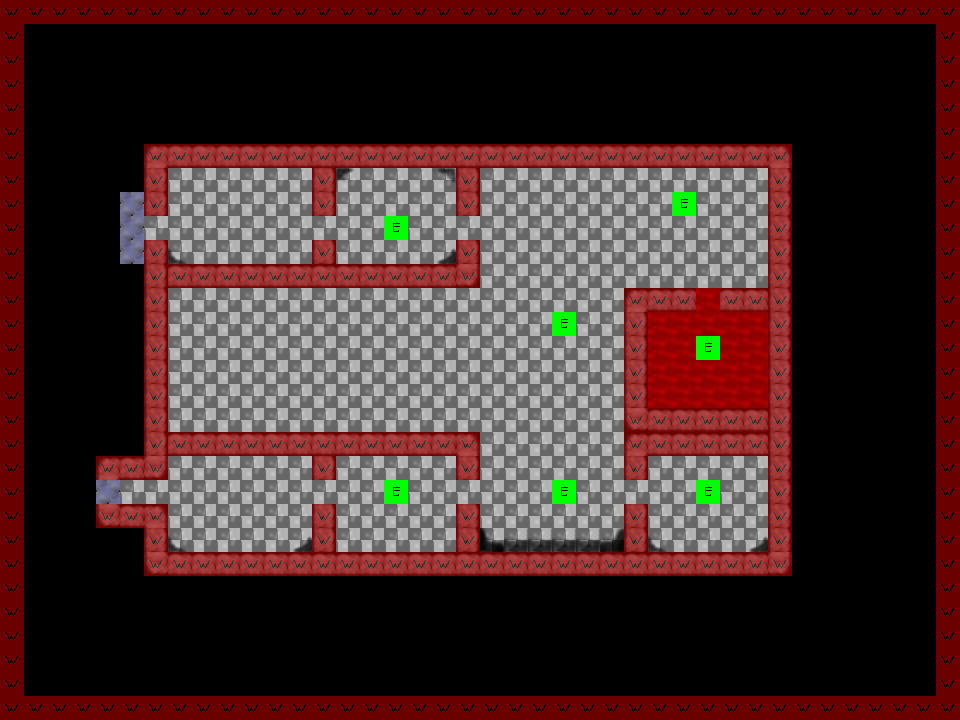

This game map was drawn from its Tiled (.tmx) file and the tilesets committed beside it. A one-line description and the trimmed map source follow:
An orthogonal 40x30 tile map with 24x24 px tiles, 4 tile layers (Background, Walkable, Foreground, Searches) and 19 objects (3x ai-1, cam-1, door-2, player-1, controller-1, ...).

<map version="1.0" orientation="orthogonal" renderorder="right-down" width="40" height="30" tilewidth="24" tileheight="24" nextobjectid="109">
 <tileset firstgid="1" name="level-tilesheet" tilewidth="24" tileheight="24" tilecount="40" columns="5">
  <image source="../graphics/level-tilesheet.png" width="120" height="192" />
 </tileset>
 <layer name="Background" width="40" height="30">
  <properties>
   <property name="type" value="visual" />
  </properties>
  <data>[1200 cells, 495 non-empty, 9 distinct tile ids]</data>
 </layer>
 <layer name="Walkable" width="40" height="30" opacity="0.42">
  <properties>
   <property name="type" value="movement" />
  </properties>
  <data>[1200 cells, 286 non-empty, 1 distinct tile ids]</data>
 </layer>
 <objectgroup name="Objects">
  <object id="34" name="cam-1" gid="1" x="555.763" y="187.9" width="24" height="24">
   <properties>
    <property name="angle" type="float" value="180" />
    <property name="controlled-by" value="controller-2" />
    <property name="type" value="camera" />
   </properties>
  </object>
  <object id="36" name="door-2" gid="4" x="456.043" y="502.763" width="24" height="24">
   <properties>
    <property name="angle" type="float" value="90" />
    <property name="controlled-by" value="controller-1" />
    <property name="type" value="door" />
   </properties>
  </object>
  <object id="50" name="player-1" gid="2" x="182.978" y="511.097" width="24" height="24">
   <properties>
    <property name="active" type="int" value="1" />
    <property name="type" value="player" />
   </properties>
  </object>
  <object id="51" name="controller-1" gid="10" x="387.917" y="190.696" width="24" height="24">
   <properties>
    <property name="type" value="controller" />
   </properties>
  </object>
  <object id="55" name="device" gid="11" x="736.666" y="402.499" width="24" height="24">
   <properties>
    <property name="type" value="doomsday-device" />
   </properties>
  </object>
  <object id="58" name="level-exit-1" gid="4" x="94.548" y="500.554" width="24" height="24">
   <properties>
    <property name="angle" type="float" value="90" />
    <property name="type" value="exit" />
   </properties>
  </object>
  <object id="59" name="door-1" gid="4" x="310.86" y="502.136" width="24" height="24">
   <properties>
    <property name="angle" type="float" value="90" />
    <property name="controlled-by" value="" />
    <property name="type" value="door" />
   </properties>
  </object>
  <object id="60" name="level-exit-2" gid="4" x="142.881" y="236.566" width="24" height="24">
   <properties>
    <property name="angle" type="float" value="90" />
    <property name="type" value="exit" />
   </properties>
  </object>
  <object id="62" name="door-91" gid="4" x="143.315" y="500.2" width="24" height="24">
   <properties>
    <property name="always-working" type="bool" value="true" />
    <property name="angle" type="float" value="90" />
    <property name="controlled-by" value="controller-2" />
    <property name="type" value="door" />
   </properties>
  </object>
  <object id="63" name="door-4" gid="4" x="696.352" y="305.038" width="24" height="24">
   <properties>
    <property name="angle" type="float" value="0" />
    <property name="controlled-by" value="controller-2" />
    <property name="type" value="door" />
   </properties>
  </object>
  <object id="67" name="door-9" gid="4" x="622.02" y="503.018" width="24" height="24">
   <properties>
    <property name="angle" type="float" value="90" />
    <property name="controlled-by" value="" />
    <property name="type" value="door" />
   </properties>
  </object>
  <object id="69" name="controller-2" gid="10" x="702.715" y="547.243" width="24" height="24">
   <properties>
    <property name="type" value="controller" />
   </properties>
  </object>
  <object id="102" name="player-2" gid="2" x="226.732" y="240.718" width="24" height="24">
   <properties>
    <property name="active" type="int" value="0" />
    <property name="type" value="player" />
   </properties>
  </object>
  <object id="104" name="controller-3" gid="10" x="385.466" y="550.237" width="24" height="24">
   <properties>
    <property name="initial-state" type="bool" value="true" />
    <property name="type" value="controller" />
   </properties>
  </object>
  <object id="106" name="door-6" gid="4" x="456.019" y="236.57" width="24" height="24">
   <properties>
    <property name="angle" type="float" value="90" />
    <property name="controlled-by" value="" />
    <property name="type" value="door" />
   </properties>
  </object>
  <object id="108" name="door-3" gid="4" x="312" y="236" width="24" height="24">
   <properties>
    <property name="always-working" type="bool" value="true" />
    <property name="angle" type="float" value="90" />
    <property name="controlled-by" value="controller-3" />
    <property name="type" value="door" />
   </properties>
  </object>
 </objectgroup>
 <objectgroup name="AIs">
  <object id="107" name="ai-1" gid="3" x="310.413" y="364.495" width="24" height="24">
   <properties>
    <property name="initial-state" value="none" />
    <property name="initial-tiredness" value="0" />
    <property name="type" value="ai" />
   </properties>
  </object>
 </objectgroup>
 <layer name="Foreground" width="40" height="30">
  <properties>
   <property name="type" value="visual" />
  </properties>
  <data>[1200 cells, 14 non-empty, 7 distinct tile ids]</data>
 </layer>
 <objectgroup name="Patrols">
  <object id="79" name="ai-1" gid="17" x="192.898" y="364.505" width="24" height="24">
   <properties>
    <property name="index" type="int" value="2" />
    <property name="patrol-name" value="two" />
    <property name="type" value="patrol-point" />
   </properties>
  </object>
  <object id="87" name="ai-1" gid="17" x="449.97" y="363.305" width="24" height="24">
   <properties>
    <property name="index" type="int" value="3" />
    <property name="patrol-name" value="two" />
    <property name="type" value="patrol-point" />
   </properties>
  </object>
 </objectgroup>
 <layer name="Searches" width="40" height="30">
  <properties>
   <property name="type" value="object" />
  </properties>
  <data>[1200 cells, 7 non-empty, 1 distinct tile ids]</data>
 </layer>
 <objectgroup name="Rest points" />
</map>